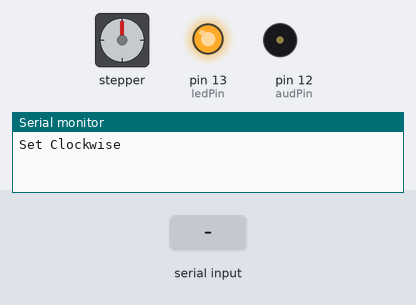
Bench run of a sketch on a simulated Arduino Uno, built with avr-gcc and run on an emulated ATmega328P. Shown: stepper motor, output pins drawn as LEDs (lit = HIGH), buzzer (waves = sounding), the last lines printed to the serial monitor. Inputs (shaded band) come from the test bench. Stepper angles assume 200 steps per turn; pins used as bus, display or sensor lines are not drawn.

Above: at 2.2 s.
2.3 s: "T\n" received over Serial
At 2.8 s:
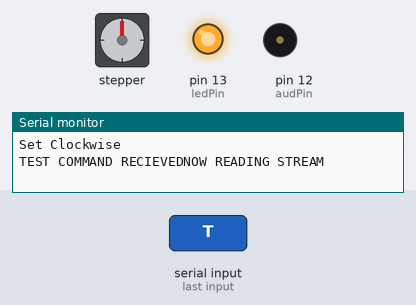
3.9 s: byte 84 ('T') received over Serial
At 5.2 s:
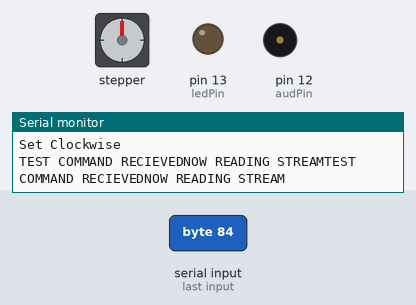
5.5 s: "1\n" received over Serial
At 6.5 s:
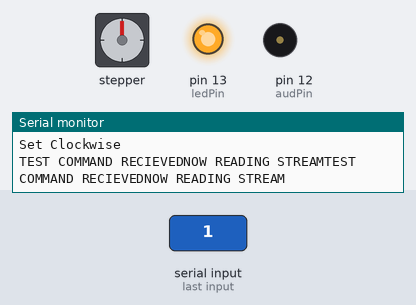
7.1 s: "0\n" received over Serial
At 7.7 s:
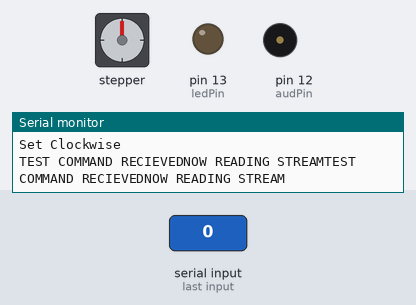
Timing chart, 0 to 9.7 s (numbered marks = the images above; inputs shaded):
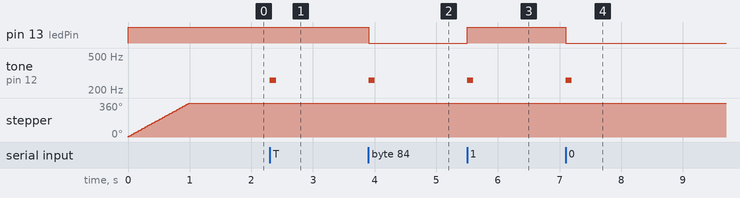

The sketch:

test1.ino
```cpp
#include <Stepper.h>

#include "motor.h"
#include "audio.h"
#include "serial_com.h"

int audPin = 12;
int ledPin = 13;
int phoPin = A0;

int numTones = 1;
int tones[] = {261, 277, 294, 311, 330, 349, 370, 392, 415, 440};
int photoVal = 0;

bool state = false;

char msgActive[] = "RESPONSE : HIGH\n\0";
char msgInActive[] = "RESPONSE : LOW\n\0";

char argStr [256];
char opCode;


bool dataReceived;

void setup() {
  // put your setup code here, to run once:
  pinMode(ledPin, OUTPUT);
  pinMode(phoPin, INPUT);
  digitalWrite(ledPin, HIGH);

  memset(argStr, 0, 256);
  opCode = 0;
  dataReceived = false;

  initMotor();
  initAudio();
  initComms();
  setDirection(true);
}

void handleStream(){
  byte c = checkSerial();

  if (isInReadState()){
    //read from stream until end marker detected
    //Serial.write("In read state\n");
    int i = readNext();

    if (i > 0){
      Serial.write(i);
    }
    Serial.flush();

    if (isTaskCompleted()){
      sendBuffered();
      Serial.write("COMPLETE");
      clearListenMode();
    }

    return;
  } else if (c != 0 && c != '\n') {
    //test byte against command codes
    //Serial.write("Checking command\n");
    bool test = true;

    toggleLED();

    switch(c){
    case 'T':
      Serial.write("TEST COMMAND RECIEVED");
      startListenMode(COM_STATE_LISTEN_STREAM, 20);

      if (getComState() == COM_STATE_LISTEN_STREAM){
        Serial.write("NOW READING STREAM");
      } else {
        Serial.write("FAILED TO START STREAM");
      }
    break;
    case START_STREAM:
      test = startListenMode(COM_STATE_LISTEN_STREAM, -1);
    break;
    case YELL_COM:
      test = startListenMode(COM_STATE_LISTEN_BURST, 4);//[OP][META][META][META]
    break;
    case YELL_8:
      test = startListenMode(COM_STATE_LISTEN_BURST, 8);
    break;
    case YELL_32:
      test = startListenMode(COM_STATE_LISTEN_BURST, 32);
    break;
    case YELL_64:
      test = startListenMode(COM_STATE_LISTEN_BURST, 64);
    break;
    default:
      test = false;
      break;
    }

    if (test){
      //delay(100);
      //Serial.write("Command Accepted\n");
    } else {
      //delay(100);
      //Serial.write("Failed to interpret data\n");
    }
  }
}

void processData(){

}

void loop() {
  handleStream();
}

void toggleLED(){
  state = !state;
  digitalWrite(ledPin, state ? HIGH: LOW);
  //Serial.write(state?msgActive:msgInActive);

  playToneArray(audPin, tones, numTones, 100);
}
```

audio.h
```cpp
const unsigned audioStreamSize = 512;

void initAudio(int);

void clearAudioStream();
void playToneArray(int, int[], int, int);
bool appendByteToAudioStream(byte c);
```

audio.ino
```cpp
//#include "audio.h"

byte audioStream [audioStreamSize];
int streamIndex;

void initAudio(){
  streamIndex = 0;
  clearAudioStream();
}

void clearAudioStream(){
  memset(audioStream, 0, audioStreamSize);
  streamIndex = 0;
}

void playToneArray(int pin, int toneArray [], int arraySize, int delayMs){
  for (int i = 0; i < arraySize; ++i){
    tone (pin, toneArray[i]);
    delay(delayMs);
  }

  noTone(pin);
}

bool appendByteToAudioStream(byte c){
  if (streamIndex == audioStreamSize){
    return false;
  }

  audioStream[streamIndex++] = c;
}

void playAudioStream(int pin, int delayMs){
  for (int i = 0; i < streamIndex; ++i){
    tone(pin, audioStream[i], delayMs);
  }

  noTone(pin);
  clearAudioStream();
}
```

motor.h
```cpp
void motorTest();
void setDirection(bool);
void toggleDirection();
```

motor.ino
```cpp
#include <Stepper.h>

const int stepsPerRev = 200;

Stepper stepper(stepsPerRev, 4,5,6,7);

const char msgClockwise [] = "Set Clockwise\n\0";
const char msgCounterClockwise [] = "Set CounterClockwise\n\0";

bool direction = true;

void initMotor(){
  stepper.setSpeed(60);
  direction = true;

  pinMode(4, OUTPUT);
  pinMode(5, OUTPUT);
  digitalWrite(4, HIGH);
  digitalWrite(5,HIGH);

  Serial.println("asdasdasd");
}

void setDirection(bool dir){

  direction = dir;

  char * msg = 0;
  int multiplier;

  if (dir){
    msg = msgClockwise;
    multiplier = 1;
  } else {
    msg = msgCounterClockwise;
    multiplier = -1;
  }

  stepper.step(stepsPerRev * multiplier);

  Serial.println(msg);
}

void toggleDirection(){
  setDirection(!direction);
}

void motorTest(){
  Serial.println("ASDASDASD");
}
```

quackcom.h
```cpp
#ifndef QUACKCOM
#define QUACKCOM

//used for large data transfer
#define START_STREAM  100
#define END_STREAM    101
#define NEXT_PACKET   102
#define RESEND_PACKET 103

//used for quick bursts of communication
#define YELL_COM      200
#define YELL_8        201
#define YELL_32       202
#define YELL_64       203

#endif
```

serial_com.h
```cpp
#ifndef SERIAL_COM
#define SERIAL_COM

//#include <Serial.h>

#include "quackcom.h"

#define COMM_BUFFER_SIZE 128
#define META_WIDTH 4

#define COM_STATE_IDLE          0
#define COM_STATE_LISTEN_BURST  1
#define COM_STATE_LISTEN_STREAM 2
#define COM_STATE_TALKING       3

#define COM_ERR_SERIAL_UNAVAILABLE    -10
#define COM_ERR_SERIAL_EMPTY          -11

const char END_STREAM_SEQ [] = "\n\n\n";

void initComms();

//checks for available communication
//returns 0 if serial buffer is empty
//return the first byte and saves up to next three otherwise
//metadata and op code are reset with each call
byte checkSerial();
bool isInReadState();
bool startListenMode(short mode, short expectedStreamSize);
bool isTaskCompleted();
void sendBuffered();
int readNext();

void endListenMode();
void clearListenMode();

#endif
```

serial_com.ino
```cpp
#define META_WIDTH 4

byte _buffer[COMM_BUFFER_SIZE];
byte _meta[META_WIDTH];//opcode meta meta meta
short _comState = COM_STATE_IDLE;
unsigned _expectedStreamSize = 0;//set to -1 for unknown stream size
unsigned _bytesReadCounter = 0;//used to track bytes read in current exchange

//should only remain true for an instant
//turn to false immediately after checking
bool _readExpectedBytes = false;

void initComms(){
  Serial.begin(9600);
  while(!Serial){}
  memset(_buffer, 0, COMM_BUFFER_SIZE);
  memset(_meta, 0, META_WIDTH);
}

void clearMeta(){
  memset(_meta, 0, META_WIDTH);
}

byte checkSerial(){
  if (Serial.available() == 0){
    return 0;
  }

  clearMeta();
  clearListenMode();

  for (int i = 0; i < META_WIDTH && Serial.available() > 0; ++i){
    _meta[i] = Serial.read();
    _bytesReadCounter++;
  }

  return _meta[0];
}

bool startListenMode(short mode, short expectedStreamSize){
  if (_comState != COM_STATE_IDLE){
    return false;
  }

  if (mode == COM_STATE_LISTEN_BURST ||
      mode == COM_STATE_LISTEN_STREAM){
        _expectedStreamSize = expectedStreamSize;
        _comState = mode;
        return true;
      }

  return false;
}

bool isTaskCompleted(){
  if (_readExpectedBytes){
    _readExpectedBytes = false;
    return true;
  }

  return false;
}

void sendBuffered(){
  for(int i = 0; i < _bytesReadCounter; ++i){
    Serial.write(_buffer[i]);
  }

  Serial.flush();
}

//set to idle mode and preserve data buffers
void endListenMode(){
  _comState = COM_STATE_IDLE;
}

//set to idle mode without preserving data buffers
void clearListenMode(){
  endListenMode();
  memset(_buffer, 0, COMM_BUFFER_SIZE);
  memset(_meta, 0, META_WIDTH);

  _expectedStreamSize = 0;
  _bytesReadCounter = 0;
}

bool isInReadState(){
  return (_comState == COM_STATE_LISTEN_BURST ||
      _comState == COM_STATE_LISTEN_STREAM);
}

short getComState(){
  return _comState;
}

//returns number of bytes read
//automatically reverts to idle when no more data available
//returns error code on failure (err < 0)
int readNext(){

  if (Serial.available() == 0){
    return COM_ERR_SERIAL_EMPTY;
  }

  int bytesRead = 0;

  for (;Serial.available(); ++_bytesReadCounter){
    _buffer[_bytesReadCounter] = Serial.read();
    bytesRead++;

    if (_comState == COM_STATE_LISTEN_STREAM && _expectedStreamSize >= 0){
      break;
    }
  }

  Serial.write(_bytesReadCounter);
  Serial.write(" of ");
  Serial.write(_expectedStreamSize);
  Serial.write("\r\n");

  Serial.flush();

  //switch for future extension
  switch(_comState){
    case COM_STATE_LISTEN_BURST:
      _readExpectedBytes = true;
      Serial.write("STREAM COMPLETE");
      Serial.flush();
    break;
    case COM_STATE_LISTEN_STREAM:
      if (_bytesReadCounter >= _expectedStreamSize){
        _readExpectedBytes = true;
      }
    break;
  }

  return bytesRead;
}

byte getOpCode(){
  return _meta[0];
}

byte * getMetaData(){
  return _meta;
}

int writeNext(){

}
```

Measured:
- after the input at 2.3 s, tone on pin 12 (audPin): silent → 261 Hz at once, → silent 0.10 s later
- after the input at 3.9 s, pin 13 (ledPin): HIGH → LOW at once; tone on pin 12 (audPin): silent → 261 Hz at once, → silent 0.10 s later
- after the input at 5.5 s, pin 13 (ledPin): LOW → HIGH at once; tone on pin 12 (audPin): silent → 261 Hz at once, → silent 0.10 s later
- after the input at 7.1 s, pin 13 (ledPin): HIGH → LOW at once; tone on pin 12 (audPin): silent → 261 Hz at once, → silent 0.10 s later
